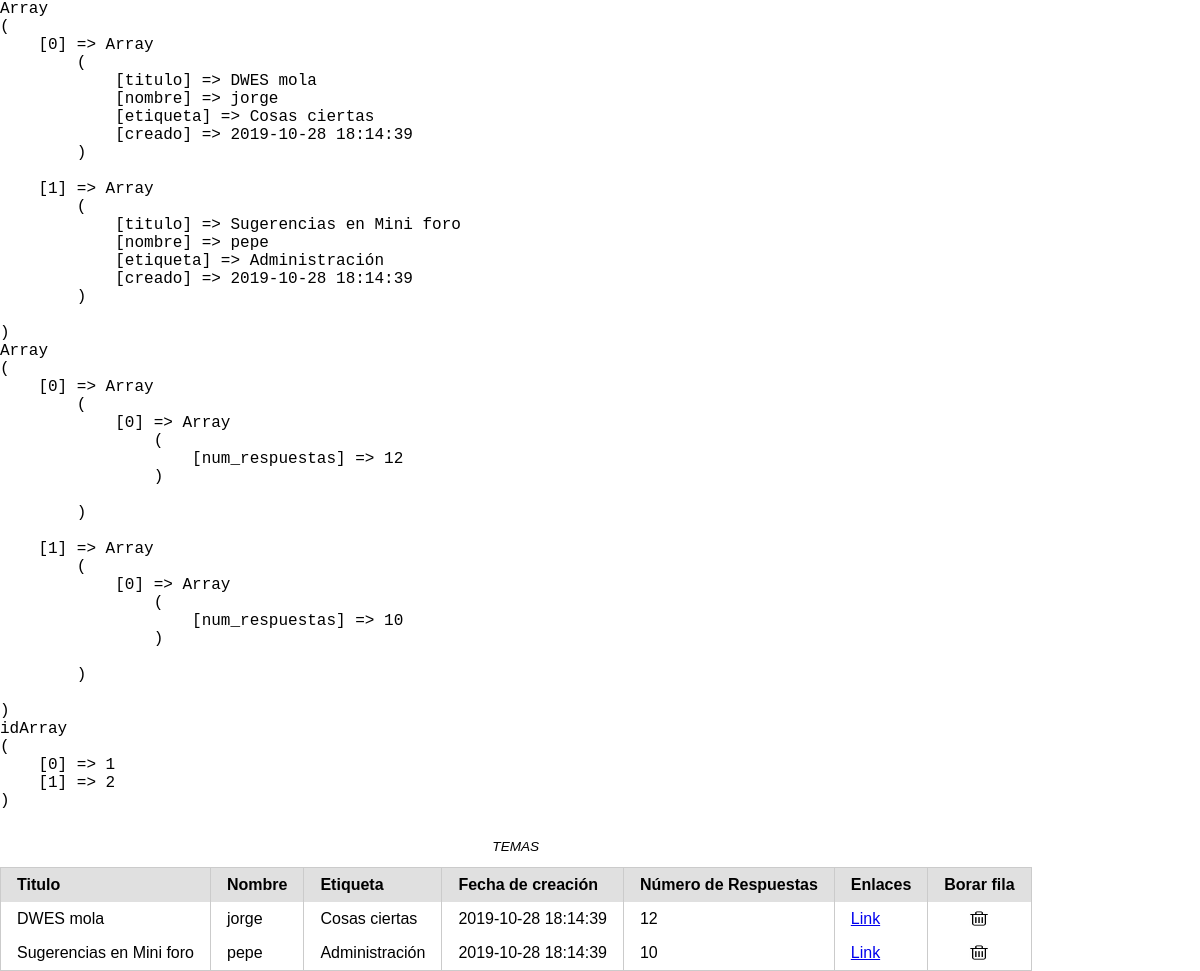
The page / on the database its author committed.
### tables this page shows
CREATE TABLE Tema (
  id MEDIUMINT NOT NULL AUTO_INCREMENT,
  titulo    varchar(120) NOT NULL ,
  nombre    varchar(20)  NOT NULL,
  pass      varchar(20) NOT NULL,
  etiqueta  varchar(20) NOT NULL,
  creado TIMESTAMP DEFAULT CURRENT_TIMESTAMP,
  PRIMARY KEY (id)
);

### public/index.php (the view, shortened to what this page needs)
<?php
  require("../src/delete_row.php");
  $sentencia = $pdo->prepare("SELECT id, titulo, nombre, etiqueta, creado FROM Tema");
  $sentencia2 = $pdo->prepare("SELECT count(*) num_respuestas FROM Respuesta where id_tema = 1");
  $sentencia3 = $pdo->prepare("SELECT count(*) num_respuestas FROM Respuesta where id_tema = 2");
  $sentencia->execute();
  $sentencia2->execute();
  $sentencia3->execute();
  $resultado = $sentencia->fetchAll();
  $numRespuestas = [$sentencia2->fetchAll() , $sentencia3->fetchAll()];
  $id = [ array_shift($resultado[0]) , array_shift($resultado[1]) ];
  echo "<pre>";
  print_r($resultado);
  print_r($numRespuestas);
  echo "id";
  print_r($id);
  echo "</pre>";
  $i = 0;
?>
<!DOCTYPE html>
<html lang="en" dir="ltr">
  <head>
    <link rel="stylesheet" href="css/pure.css">
  </head>
  <body>
    <table class="pure-table">
      <caption>TEMAS</caption>
      <thead>
        <tr>
          <th>Titulo</th>
          <th>Nombre</th>
          <th>Etiqueta</th>
          <th>Fecha de creación</th>
          <th>Número de Respuestas</th>
          <th>Enlaces</th>
          <th>Borar fila</th>
        </tr>
      </thead>
      <tbody>
        <?php foreach ($resultado as $fila) { ?>
          <tr>
          <?php foreach ($fila as $valor) { ?>
            <td><?=$valor?></td>
          <?php } ?>
          <td><?=$numRespuestas[$i][0]['num_respuestas']?></td>
          <td><a href="respuesta.php?id=<?=$id[$i]?>">Link</a></td>
          <td><a href="index.php?deleteRow=<?=$id[$i]?>"><img src="../resources/icon_bin.png"></img></a></td>
          </tr>
          <?php $i++; ?>
        <?php } ?>
      </tbody>
    </table>
  </body>
</html>

### public/css/pure.css (style rules this page uses)
html { font-family: sans-serif; -ms-text-size-adjust: 100%; -webkit-text-size-adjust: 100%; }
body { margin: 0; }
a { background-color: transparent; }
img { border: 0; }
pre { overflow: auto; }
code, kbd, pre, samp { font-family: monospace, monospace; font-size: 1em; }
table { border-collapse: collapse; border-spacing: 0; }
td, th { padding: 0; }
.pure-table { border-collapse: collapse; border-spacing: 0; empty-cells: show; border: 1px solid #cbcbcb; }
.pure-table caption { color: #000; font: italic 85%/1 arial, sans-serif; padding: 1em 0; text-align: center; }
.pure-table td, .pure-table th { border-left: 1px solid #cbcbcb; border-width: 0 0 0 1px; font-size: inherit; margin: 0; overflow: visible; padding: 0.5em 1em; }
.pure-table thead { background-color: #e0e0e0; color: #000; text-align: left; vertical-align: bottom; }
.pure-table td { background-color: transparent; }
img { width: 20px; height: 15px; display: block; align-items: center; margin: auto; }

### rows shown on the page
tema: titulo "DWES mola", nombre "jorge", etiqueta "Cosas ciertas", creado "2019-10-28 18:14:39", num_respuestas "12"
tema: titulo "Sugerencias en Mini foro", nombre "pepe", etiqueta "Administración", creado "2019-10-28 18:14:39", num_respuestas "10"
